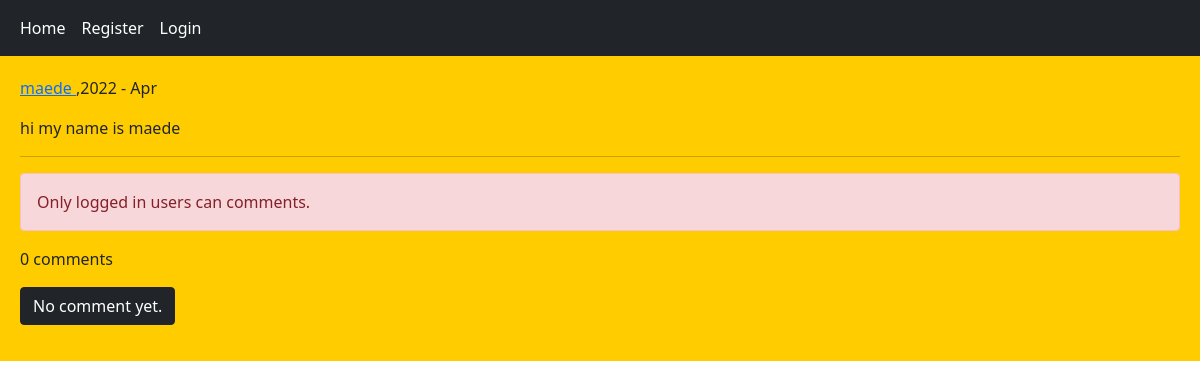
The page /post/1/my-name-is-maede/ on the database as committed earlier.
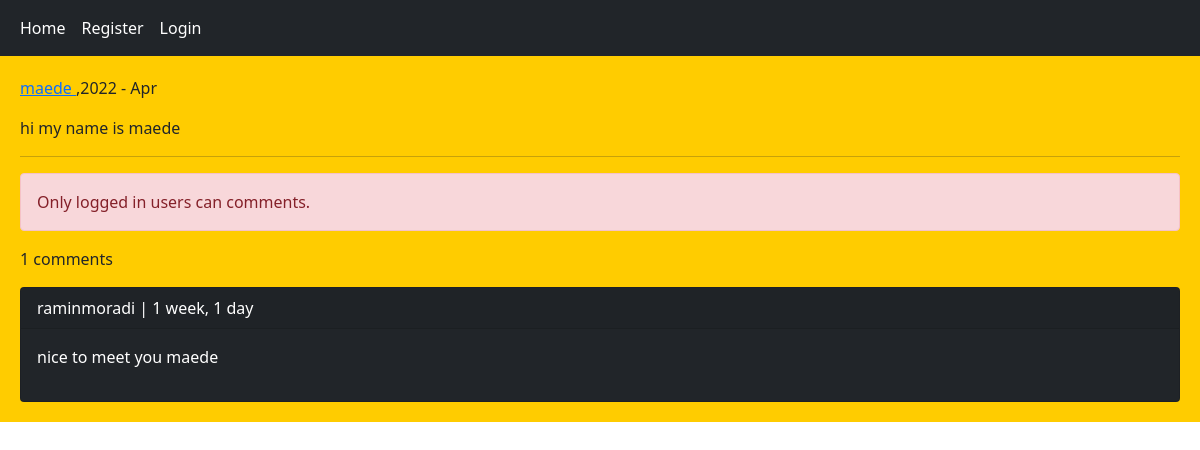
The same page on the database as committed later.
### home/models.py (models this page shows, shortened)
class Post(models.Model):
    user = models.ForeignKey(User,on_delete=models.CASCADE,related_name='posts')
    body = models.TextField()
    slug = models.SlugField()
    created = models.DateTimeField(auto_now_add=True)
    updated = models.DateTimeField(auto_now=True)
    class Meta:
        ordering = ['-created','-updated']

class Comment(models.Model):
    user = models.ForeignKey(User , on_delete=models.CASCADE, related_name='ucomments')
    post = models.ForeignKey(Post , on_delete=models.CASCADE, related_name='pcomments')
    replay = models.ForeignKey('self', on_delete=models.CASCADE , related_name='rcomments', blank=True, null=True)
    is_replay = models.BooleanField(default=False)
    body = models.TextField(max_length=400)
    created = models.DateTimeField(auto_now_add=True)

### home/views.py (the view, shortened to what this page needs)
# urls.py: path('post/<int:post_id>/<slug:post_slug>/',views.PostDetailView.as_view(),name = 'post_detail'),
class PostDetailView(View):
    form_class = CommentCreatForm
    def setup(self, request, *args, **kwargs):
        self.post_instance = get_object_or_404(Post, pk=kwargs['post_id'], slug=kwargs['post_slug'])
        return super().setup(request,*args,**kwargs)
    def get(self,request,*args,**kwargs):
        comments = self.post_instance.pcomments.filter(is_replay = False)
        return render(request,'home/detail.html', {'post':self.post_instance, 'comments':comments, 'form_user':self.form_class})

### home/templates/home/detail.html (shortened to what this page needs)
{% extends 'base.html' %}
{% block content %}
    <p> <a href="{% url 'accounts:user_profile' post.user.id %}"> {{ post.user }} </a> ,{{ post.updated|date:"Y - M" }}</p>
    <p>{{ post.body }}</p>
    <hr/>
{% if request.user.is_authenticated %}
    <form action="" method="post">
        {% csrf_token %}
        {{ form_user.as_p }}
        <input type="submit" value="Send">
    </form>
{% else %}
    <p class="alert alert-danger">Only logged in users can comments.</p>
{% endif %}
    <p>{{ comments.count }} comments </p>
    {% for comment in comments %}
        <div class="card bg-dark text-white">
            <p class="card-header"> {{ comment.user }} | {{ comment.created|timesince }} </p>
            <p class="card-body">{{ comment.body }}</p>
    {% empty %}
            <p class="btn btn-dark ">No comment yet.</p>
        </div>
    {% endfor %}
{% endblock %}

### templates/base.html (shortened to what this page needs)
<!DOCTYPE html>
<html lang="en">
<head>
    <link href="https://cdn.jsdelivr.net/npm/bootstrap@5.1.3/dist/css/bootstrap.min.css" rel="stylesheet">
</head>
<body>
    {% include 'include/navbar.html' %}
    <div class="jumbotron" >
        {% block content %}
        {% endblock %}
    </div>
</body>
</html>

### templates/include/navbar.html
<nav class="navbar navbar-expand-lg navbar-dark bg-dark">
  <div class="container-fluid">
    <div class="navbar-nav">
      <a class="nav-link active" href="{% url 'home:index' %}">Home</a>
      {% if request.user.is_authenticated %}
        <a class="nav-link active" href="{% url 'accounts:user_logout' %}">logout</a>
      <a class="nav-link active" href="{% url 'accounts:user_profile' request.user.pk %}"><strong> Profile>  </strong> {{request.user}} </a>
      {% else %}
        <a  class="nav-link active" href = "{% url 'accounts:user_register' %}">Register</a>
        <a  class="nav-link active" href = "{% url 'accounts:user_login' %}">Login</a>
      {% endif %}
    </div>
  </div>
</nav>

### templates/base.html (style rules this page uses)
.jumbotron { padding:20px; margin-top:0px; background-color:#ffcc00; }

Rows that differ between the two databases and show on the page:
added Comment: user "raminmoradi", created "1 week, 1 day", body "nice to meet you maede"
Other text that changed with them:
{{ comments.count }}: "0" → "1"
text no longer shown: "No comment yet."
